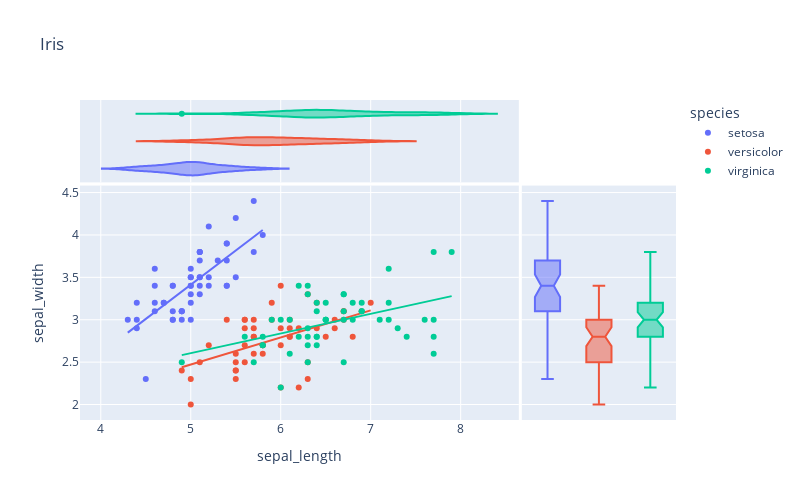

The cell this chart's notebook holds for it:
### Code cell
px.scatter(data_frame=df, x='sepal_length', y='sepal_width', width=800, height=500,
           color='species', marginal_x='violin', marginal_y='box', title='Iris', trendline='ols' )

### Figure 1 — Plotly figure (JSON) as saved in the notebook; plotly's stock layout.template omitted (floating-point values rounded to 4 significant figures)
{"data": [{"hovertemplate": "species=setosa<br>sepal_length=%{x}<br>sepal_width=%{y}<extra></extra>", "legendgroup": "setosa", "marker": {"color": "#636efa", "symbol": "circle"}, "mode": "markers", "name": "setosa", "orientation": "v", "showlegend": true, "type": "scatter", "x": [5.1, 4.9, 4.7, 4.6, 5, 5.4, 4.6, 5, 4.4, 4.9, 5.4, 4.8, 4.8, 4.3, 5.8, 5.7, 5.4, 5.1, 5.7, 5.1, 5.4, 5.1, 4.6, 5.1, 4.8, 5, 5, 5.2, 5.2, 4.7, 4.8, 5.4, 5.2, 5.5, 4.9, 5, 5.5, 4.9, 4.4, 5.1, 5, 4.5, 4.4, 5, 5.1, 4.8, 5.1, 4.6, 5.3, 5], "xaxis": "x", "y": [3.5, 3, 3.2, 3.1, 3.6, 3.9, 3.4, 3.4, 2.9, 3.1, 3.7, 3.4, 3, 3, 4, 4.4, 3.9, 3.5, 3.8, 3.8, 3.4, 3.7, 3.6, 3.3, 3.4, 3, 3.4, 3.5, 3.4, 3.2, 3.1, 3.4, 4.1, 4.2, 3.1, 3.2, 3.5, 3.1, 3, 3.4, 3.5, 2.3, 3.2, 3.5, 3.8, 3, 3.8, 3.2, 3.7, 3.3], "yaxis": "y"}, {"alignmentgroup": "True", "hovertemplate": "species=setosa<br>sepal_length=%{x}<extra></extra>", "legendgroup": "setosa", "marker": {"color": "#636efa", "symbol": "circle"}, "name": "setosa", "offsetgroup": "setosa", "scalegroup": "x", "showlegend": false, "type": "violin", "x": [5.1, 4.9, 4.7, 4.6, 5, 5.4, 4.6, 5, 4.4, 4.9, 5.4, 4.8, 4.8, 4.3, 5.8, 5.7, 5.4, 5.1, 5.7, 5.1, 5.4, 5.1, 4.6, 5.1, 4.8, 5, 5, 5.2, 5.2, 4.7, 4.8, 5.4, 5.2, 5.5, 4.9, 5, 5.5, 4.9, 4.4, 5.1, 5, 4.5, 4.4, 5, 5.1, 4.8, 5.1, 4.6, 5.3, 5], "xaxis": "x3", "yaxis": "y3"}, {"alignmentgroup": "True", "hovertemplate": "species=setosa<br>sepal_width=%{y}<extra></extra>", "legendgroup": "setosa", "marker": {"color": "#636efa", "symbol": "circle"}, "name": "setosa", "notched": true, "offsetgroup": "setosa", "showlegend": false, "type": "box", "xaxis": "x2", "y": [3.5, 3, 3.2, 3.1, 3.6, 3.9, 3.4, 3.4, 2.9, 3.1, 3.7, 3.4, 3, 3, 4, 4.4, 3.9, 3.5, 3.8, 3.8, 3.4, 3.7, 3.6, 3.3, 3.4, 3, 3.4, 3.5, 3.4, 3.2, 3.1, 3.4, 4.1, 4.2, 3.1, 3.2, 3.5, 3.1, 3, 3.4, 3.5, 2.3, 3.2, 3.5, 3.8, 3, 3.8, 3.2, 3.7, 3.3], "yaxis": "y2"}, {"hovertemplate": "<b>OLS trendline</b><br>sepal_width = 0.807234 * sepal_length + -0.623012<br>R<sup>2</sup>=0.557681<br><br>species=setosa<br>sepal_length=%{x}<br>sepal_width=%{y} <b>(trend)</b><extra></extra>", "legendgroup": "setosa", "marker": {"color": "#636efa", "symbol": "circle"}, "mode": "lines", "name": "setosa", "showlegend": false, "type": "scatter", "x": [4.3, 4.4, 4.4, 4.4, 4.5, 4.6, 4.6, 4.6, 4.6, 4.7, 4.7, 4.8, 4.8, 4.8, 4.8, 4.8, 4.9, 4.9, 4.9, 4.9, 5, 5, 5, 5, 5, 5, 5, 5, 5.1, 5.1, 5.1, 5.1, 5.1, 5.1, 5.1, 5.1, 5.2, 5.2, 5.2, 5.3, 5.4, 5.4, 5.4, 5.4, 5.4, 5.5, 5.5, 5.7, 5.7, 5.8], "xaxis": "x", "y": [2.848, 2.929, 2.929, 2.929, 3.01, 3.09, 3.09, 3.09, 3.09, 3.171, 3.171, 3.252, 3.252, 3.252, 3.252, 3.252, 3.332, 3.332, 3.332, 3.332, 3.413, 3.413, 3.413, 3.413, 3.413, 3.413, 3.413, 3.413, 3.494, 3.494, 3.494, 3.494, 3.494, 3.494, 3.494, 3.494, 3.575, 3.575, 3.575, 3.655, 3.736, 3.736, 3.736, 3.736, 3.736, 3.817, 3.817, 3.978, 3.978, 4.059], "yaxis": "y"}, {"hovertemplate": "species=versicolor<br>sepal_length=%{x}<br>sepal_width=%{y}<extra></extra>", "legendgroup": "versicolor", "marker": {"color": "#EF553B", "symbol": "circle"}, "mode": "markers", "name": "versicolor", "orientation": "v", "showlegend": true, "type": "scatter", "x": [7, 6.4, 6.9, 5.5, 6.5, 5.7, 6.3, 4.9, 6.6, 5.2, 5, 5.9, 6, 6.1, 5.6, 6.7, 5.6, 5.8, 6.2, 5.6, 5.9, 6.1, 6.3, 6.1, 6.4, 6.6, 6.8, 6.7, 6, 5.7, 5.5, 5.5, 5.8, 6, 5.4, 6, 6.7, 6.3, 5.6, 5.5, 5.5, 6.1, 5.8, 5, 5.6, 5.7, 5.7, 6.2, 5.1, 5.7], "xaxis": "x", "y": [3.2, 3.2, 3.1, 2.3, 2.8, 2.8, 3.3, 2.4, 2.9, 2.7, 2, 3, 2.2, 2.9, 2.9, 3.1, 3, 2.7, 2.2, 2.5, 3.2, 2.8, 2.5, 2.8, 2.9, 3, 2.8, 3, 2.9, 2.6, 2.4, 2.4, 2.7, 2.7, 3, 3.4, 3.1, 2.3, 3, 2.5, 2.6, 3, 2.6, 2.3, 2.7, 3, 2.9, 2.9, 2.5, 2.8], "yaxis": "y"}, {"alignmentgroup": "True", "hovertemplate": "species=versicolor<br>sepal_length=%{x}<extra></extra>", "legendgroup": "versicolor", "marker": {"color": "#EF553B", "symbol": "circle"}, "name": "versicolor", "offsetgroup": "versicolor", "scalegroup": "x", "showlegend": false, "type": "violin", "x": [7, 6.4, 6.9, 5.5, 6.5, 5.7, 6.3, 4.9, 6.6, 5.2, 5, 5.9, 6, 6.1, 5.6, 6.7, 5.6, 5.8, 6.2, 5.6, 5.9, 6.1, 6.3, 6.1, 6.4, 6.6, 6.8, 6.7, 6, 5.7, 5.5, 5.5, 5.8, 6, 5.4, 6, 6.7, 6.3, 5.6, 5.5, 5.5, 6.1, 5.8, 5, 5.6, 5.7, 5.7, 6.2, 5.1, 5.7], "xaxis": "x3", "yaxis": "y3"}, {"alignmentgroup": "True", "hovertemplate": "species=versicolor<br>sepal_width=%{y}<extra></extra>", "legendgroup": "versicolor", "marker": {"color": "#EF553B", "symbol": "circle"}, "name": "versicolor", "notched": true, "offsetgroup": "versicolor", "showlegend": false, "type": "box", "xaxis": "x2", "y": [3.2, 3.2, 3.1, 2.3, 2.8, 2.8, 3.3, 2.4, 2.9, 2.7, 2, 3, 2.2, 2.9, 2.9, 3.1, 3, 2.7, 2.2, 2.5, 3.2, 2.8, 2.5, 2.8, 2.9, 3, 2.8, 3, 2.9, 2.6, 2.4, 2.4, 2.7, 2.7, 3, 3.4, 3.1, 2.3, 3, 2.5, 2.6, 3, 2.6, 2.3, 2.7, 3, 2.9, 2.9, 2.5, 2.8], "yaxis": "y2"}, {"hovertemplate": "<b>OLS trendline</b><br>sepal_width = 0.319719 * sepal_length + 0.872146<br>R<sup>2</sup>=0.276582<br><br>species=versicolor<br>sepal_length=%{x}<br>sepal_width=%{y} <b>(trend)</b><extra></extra>", "legendgroup": "versicolor", "marker": {"color": "#EF553B", "symbol": "circle"}, "mode": "lines", "name": "versicolor", "showlegend": false, "type": "scatter", "x": [4.9, 5, 5, 5.1, 5.2, 5.4, 5.5, 5.5, 5.5, 5.5, 5.5, 5.6, 5.6, 5.6, 5.6, 5.6, 5.7, 5.7, 5.7, 5.7, 5.7, 5.8, 5.8, 5.8, 5.9, 5.9, 6, 6, 6, 6, 6.1, 6.1, 6.1, 6.1, 6.2, 6.2, 6.3, 6.3, 6.3, 6.4, 6.4, 6.5, 6.6, 6.6, 6.7, 6.7, 6.7, 6.8, 6.9, 7], "xaxis": "x", "y": [2.439, 2.471, 2.471, 2.503, 2.535, 2.599, 2.631, 2.631, 2.631, 2.631, 2.631, 2.663, 2.663, 2.663, 2.663, 2.663, 2.695, 2.695, 2.695, 2.695, 2.695, 2.727, 2.727, 2.727, 2.758, 2.758, 2.79, 2.79, 2.79, 2.79, 2.822, 2.822, 2.822, 2.822, 2.854, 2.854, 2.886, 2.886, 2.886, 2.918, 2.918, 2.95, 2.982, 2.982, 3.014, 3.014, 3.014, 3.046, 3.078, 3.11], "yaxis": "y"}, {"hovertemplate": "species=virginica<br>sepal_length=%{x}<br>sepal_width=%{y}<extra></extra>", "legendgroup": "virginica", "marker": {"color": "#00cc96", "symbol": "circle"}, "mode": "markers", "name": "virginica", "orientation": "v", "showlegend": true, "type": "scatter", "x": [6.3, 5.8, 7.1, 6.3, 6.5, 7.6, 4.9, 7.3, 6.7, 7.2, 6.5, 6.4, 6.8, 5.7, 5.8, 6.4, 6.5, 7.7, 7.7, 6, 6.9, 5.6, 7.7, 6.3, 6.7, 7.2, 6.2, 6.1, 6.4, 7.2, 7.4, 7.9, 6.4, 6.3, 6.1, 7.7, 6.3, 6.4, 6, 6.9, 6.7, 6.9, 5.8, 6.8, 6.7, 6.7, 6.3, 6.5, 6.2, 5.9], "xaxis": "x", "y": [3.3, 2.7, 3, 2.9, 3, 3, 2.5, 2.9, 2.5, 3.6, 3.2, 2.7, 3, 2.5, 2.8, 3.2, 3, 3.8, 2.6, 2.2, 3.2, 2.8, 2.8, 2.7, 3.3, 3.2, 2.8, 3, 2.8, 3, 2.8, 3.8, 2.8, 2.8, 2.6, 3, 3.4, 3.1, 3, 3.1, 3.1, 3.1, 2.7, 3.2, 3.3, 3, 2.5, 3, 3.4, 3], "yaxis": "y"}, {"alignmentgroup": "True", "hovertemplate": "species=virginica<br>sepal_length=%{x}<extra></extra>", "legendgroup": "virginica", "marker": {"color": "#00cc96", "symbol": "circle"}, "name": "virginica", "offsetgroup": "virginica", "scalegroup": "x", "showlegend": false, "type": "violin", "x": [6.3, 5.8, 7.1, 6.3, 6.5, 7.6, 4.9, 7.3, 6.7, 7.2, 6.5, 6.4, 6.8, 5.7, 5.8, 6.4, 6.5, 7.7, 7.7, 6, 6.9, 5.6, 7.7, 6.3, 6.7, 7.2, 6.2, 6.1, 6.4, 7.2, 7.4, 7.9, 6.4, 6.3, 6.1, 7.7, 6.3, 6.4, 6, 6.9, 6.7, 6.9, 5.8, 6.8, 6.7, 6.7, 6.3, 6.5, 6.2, 5.9], "xaxis": "x3", "yaxis": "y3"}, {"alignmentgroup": "True", "hovertemplate": "species=virginica<br>sepal_width=%{y}<extra></extra>", "legendgroup": "virginica", "marker": {"color": "#00cc96", "symbol": "circle"}, "name": "virginica", "notched": true, "offsetgroup": "virginica", "showlegend": false, "type": "box", "xaxis": "x2", "y": [3.3, 2.7, 3, 2.9, 3, 3, 2.5, 2.9, 2.5, 3.6, 3.2, 2.7, 3, 2.5, 2.8, 3.2, 3, 3.8, 2.6, 2.2, 3.2, 2.8, 2.8, 2.7, 3.3, 3.2, 2.8, 3, 2.8, 3, 2.8, 3.8, 2.8, 2.8, 2.6, 3, 3.4, 3.1, 3, 3.1, 3.1, 3.1, 2.7, 3.2, 3.3, 3, 2.5, 3, 3.4, 3], "yaxis": "y2"}, {"hovertemplate": "<b>OLS trendline</b><br>sepal_width = 0.23189 * sepal_length + 1.44631<br>R<sup>2</sup>=0.209057<br><br>species=virginica<br>sepal_length=%{x}<br>sepal_width=%{y} <b>(trend)</b><extra></extra>", "legendgroup": "virginica", "marker": {"color": "#00cc96", "symbol": "circle"}, "mode": "lines", "name": "virginica", "showlegend": false, "type": "scatter", "x": [4.9, 5.6, 5.7, 5.8, 5.8, 5.8, 5.9, 6, 6, 6.1, 6.1, 6.2, 6.2, 6.3, 6.3, 6.3, 6.3, 6.3, 6.3, 6.4, 6.4, 6.4, 6.4, 6.4, 6.5, 6.5, 6.5, 6.5, 6.7, 6.7, 6.7, 6.7, 6.7, 6.8, 6.8, 6.9, 6.9, 6.9, 7.1, 7.2, 7.2, 7.2, 7.3, 7.4, 7.6, 7.7, 7.7, 7.7, 7.7, 7.9], "xaxis": "x", "y": [2.583, 2.745, 2.768, 2.791, 2.791, 2.791, 2.814, 2.838, 2.838, 2.861, 2.861, 2.884, 2.884, 2.907, 2.907, 2.907, 2.907, 2.907, 2.907, 2.93, 2.93, 2.93, 2.93, 2.93, 2.954, 2.954, 2.954, 2.954, 3.0, 3.0, 3.0, 3.0, 3.0, 3.023, 3.023, 3.046, 3.046, 3.046, 3.093, 3.116, 3.116, 3.116, 3.139, 3.162, 3.209, 3.232, 3.232, 3.232, 3.232, 3.278], "yaxis": "y"}], "layout": {"height": 500, "legend": {"title": {"text": "species"}, "tracegroupgap": 0}, "title": {"text": "Iris"}, "width": 800, "xaxis": {"anchor": "y", "domain": [0, 0.7363], "title": {"text": "sepal_length"}}, "xaxis2": {"anchor": "y2", "domain": [0.7413, 1], "matches": "x2", "showgrid": false, "showline": false, "showticklabels": false, "ticks": ""}, "xaxis3": {"anchor": "y3", "domain": [0, 0.7363], "matches": "x", "showgrid": true, "showticklabels": false}, "xaxis4": {"anchor": "y4", "domain": [0.7413, 1], "matches": "x2", "showgrid": false, "showline": false, "showticklabels": false, "ticks": ""}, "yaxis": {"anchor": "x", "domain": [0, 0.7326], "title": {"text": "sepal_width"}}, "yaxis2": {"anchor": "x2", "domain": [0, 0.7326], "matches": "y", "showgrid": true, "showticklabels": false}, "yaxis3": {"anchor": "x3", "domain": [0.7426, 1], "matches": "y3", "showgrid": false, "showline": false, "showticklabels": false, "ticks": ""}, "yaxis4": {"anchor": "x4", "domain": [0.7426, 1], "matches": "y3", "showgrid": true, "showline": false, "showticklabels": false, "ticks": ""}}}
